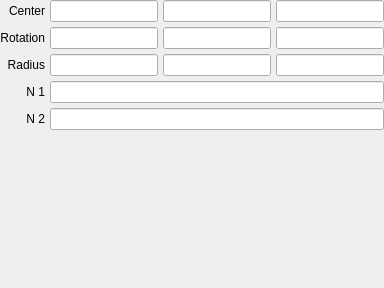
         <widget class="QWidget" name="super_ellipsoid">
          <layout class="QGridLayout" name="gridLayout_45">
           <property name="margin">
            <number>0</number>
           </property>
           <property name="spacing">
            <number>5</number>
           </property>
           <item row="1" column="0">
            <widget class="QLabel" name="label_110">
             <property name="text">
              <string>Rotation</string>
             </property>
             <property name="alignment">
              <set>Qt::AlignRight|Qt::AlignTrailing|Qt::AlignVCenter</set>
             </property>
            </widget>
           </item>
           <item row="0" column="3">
            <widget class="LineEdit" name="lineedit_super_ellipsoid_translation_z"/>
           </item>
           <item row="0" column="2">
            <widget class="LineEdit" name="lineedit_super_ellipsoid_translation_y"/>
           </item>
           <item row="0" column="1">
            <widget class="LineEdit" name="lineedit_super_ellipsoid_translation_x"/>
           </item>
           <item row="1" column="3">
            <widget class="LineEdit" name="lineedit_super_ellipsoid_rotation_z"/>
           </item>
           <item row="0" column="0">
            <widget class="QLabel" name="label_109">
             <property name="text">
              <string>Center</string>
             </property>
             <property name="alignment">
              <set>Qt::AlignRight|Qt::AlignTrailing|Qt::AlignVCenter</set>
             </property>
            </widget>
           </item>
           <item row="1" column="2">
            <widget class="LineEdit" name="lineedit_super_ellipsoid_rotation_y"/>
           </item>
           <item row="5" column="1">
            <spacer name="verticalSpacer_38">
             <property name="orientation">
              <enum>Qt::Vertical</enum>
             </property>
             <property name="sizeHint" stdset="0">
              <size>
               <width>20</width>
               <height>158</height>
              </size>
             </property>
            </spacer>
           </item>
           <item row="2" column="0">
            <widget class="QLabel" name="label_111">
             <property name="text">
              <string>Radius</string>
             </property>
             <property name="alignment">
              <set>Qt::AlignRight|Qt::AlignTrailing|Qt::AlignVCenter</set>
             </property>
            </widget>
           </item>
           <item row="1" column="1">
            <widget class="LineEdit" name="lineedit_super_ellipsoid_rotation_x"/>
           </item>
           <item row="2" column="3">
            <widget class="LineEdit" name="lineedit_super_ellipsoid_radius_z"/>
           </item>
           <item row="2" column="2">
            <widget class="LineEdit" name="lineedit_super_ellipsoid_radius_y"/>
           </item>
           <item row="2" column="1">
            <widget class="LineEdit" name="lineedit_super_ellipsoid_radius_x"/>
           </item>
           <item row="3" column="0">
            <widget class="QLabel" name="label_112">
             <property name="text">
              <string>N 1</string>
             </property>
             <property name="alignment">
              <set>Qt::AlignRight|Qt::AlignTrailing|Qt::AlignVCenter</set>
             </property>
            </widget>
           </item>
           <item row="4" column="0">
            <widget class="QLabel" name="label_113">
             <property name="text">
              <string>N 2</string>
             </property>
             <property name="alignment">
              <set>Qt::AlignRight|Qt::AlignTrailing|Qt::AlignVCenter</set>
             </property>
            </widget>
           </item>
           <item row="3" column="1" colspan="3">
            <widget class="LineEdit" name="lineedit_super_ellipsoid_n1"/>
           </item>
           <item row="4" column="1" colspan="3">
            <widget class="LineEdit" name="lineedit_super_ellipsoid_n2"/>
           </item>
          </layout>
         </widget>
